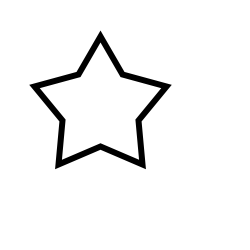
Frame 1 (no input)
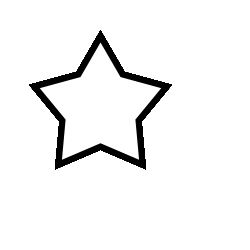
Frame 60 (the mouse pressed at the canvas centre just before this capture)
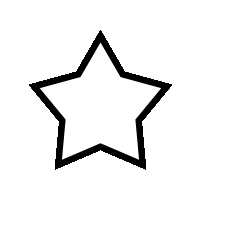
Frame 120 (the mouse held since frame 60 and released just before this capture)

The Processing sketch that drew these frames (run headless with seeded random() and noise(); from frame 60 on, the mouse is pressed at the canvas centre):

// Processing sketch: processing_27235
// ── processing_27235.pde

// Using Arrays to Draw
// From http://web.arch.usyd.edu.au/~rob/teaching/2010/DECO1012/lectures/DECO1012-Lecture-08.pdf

void setup() {  //setup function called initially, only once
  size(250, 250);
  background(255);  //set background white

}

void draw() {  //draw function loops 
int[] x = {50, 61, 83, 69, 71, 50, 29, 31, 17, 39};
int[] y = {18, 37, 43, 60, 82, 73, 82, 60, 43, 37};
smooth();
strokeWeight(6);
beginShape();
// Reads one array element every
// time through the for loop
for (int i = 0; i < x.length; i++) {
vertex(x[i]* 2, y[i]* 2);
}
endShape(CLOSE);
}

                
                
